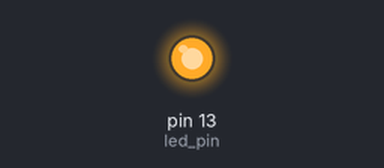
Recording of a sketch running on a simulated Arduino Uno, built with avr-gcc and run on an emulated ATmega328P. On the bench: output pins drawn as LEDs (lit = HIGH).

Above: at 0.5 s.
At 4.9 s:
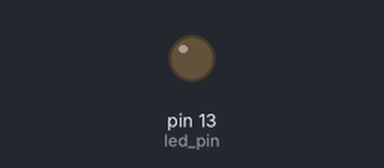
Timing chart, 0 to 6.4 s (numbered marks = the images above):
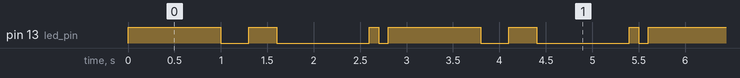

Measured:
- by itself, pin 13 (led_pin): repeats every 2.8 s: LOW 0.30 s, HIGH 0.30 s, LOW 1.0 s, HIGH 0.10 s, LOW 0.10 s, HIGH 1.0 s
- by itself, everything shown: repeats every 2.8 s, in 6 steps

The sketch:

blinkylight.ino
```cpp
int delay_value = 1000;
int delay_value2= 300;
int delay_value3= 100;
int led_pin = 13;

void setup() {
  pinMode(led_pin, OUTPUT);
}


void loop() {
  digitalWrite(LED_BUILTIN, HIGH);
  delay(delay_value);
  digitalWrite(LED_BUILTIN, LOW);
  delay(delay_value2);
  digitalWrite(LED_BUILTIN, HIGH);
  delay(delay_value2);
  digitalWrite(LED_BUILTIN, LOW);
  delay(delay_value);
  digitalWrite(LED_BUILTIN, HIGH);
  delay(delay_value3);
  digitalWrite(LED_BUILTIN, LOW);
  delay(delay_value3);
}
```
